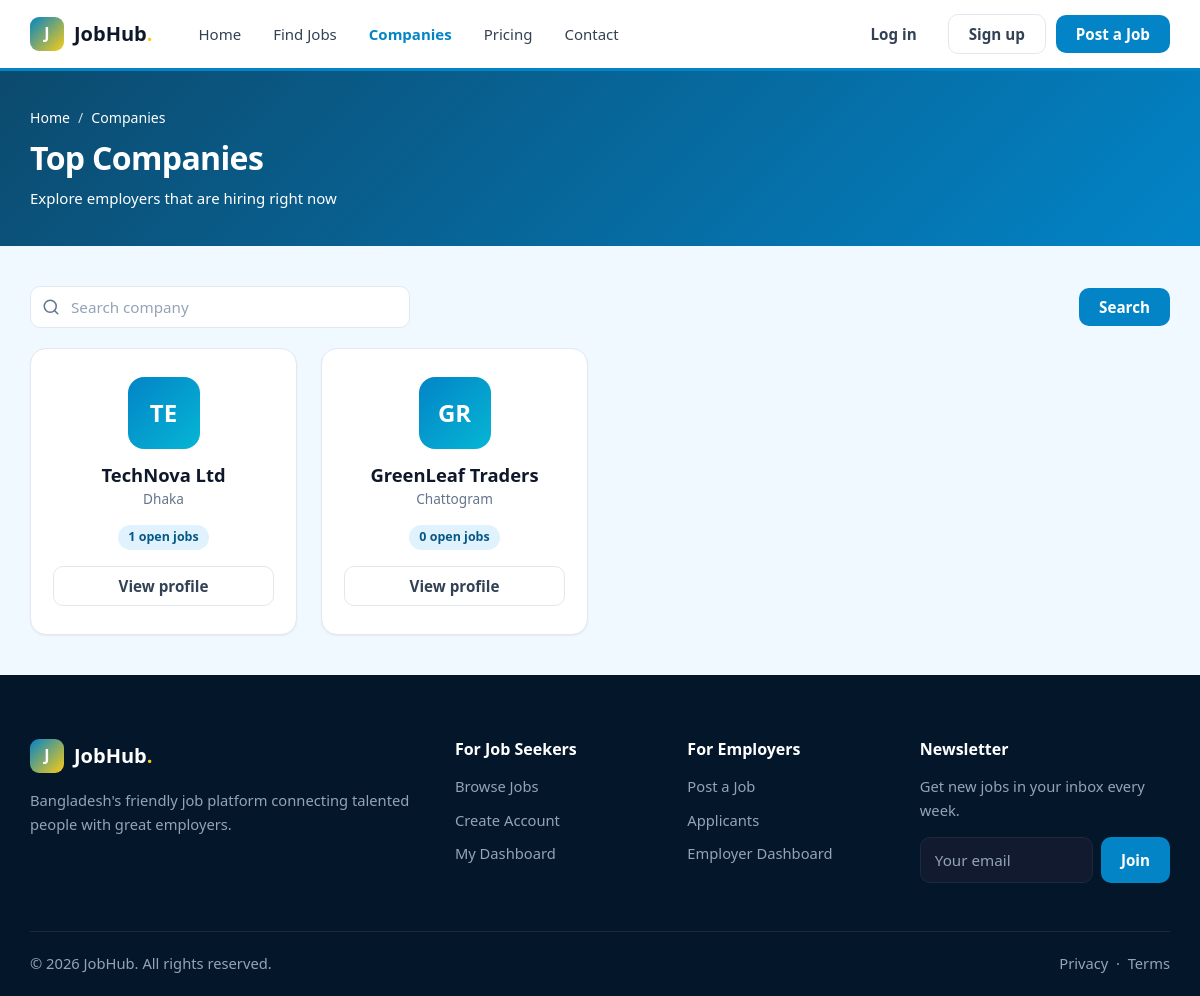
Page /companies.php on the earlier database version.
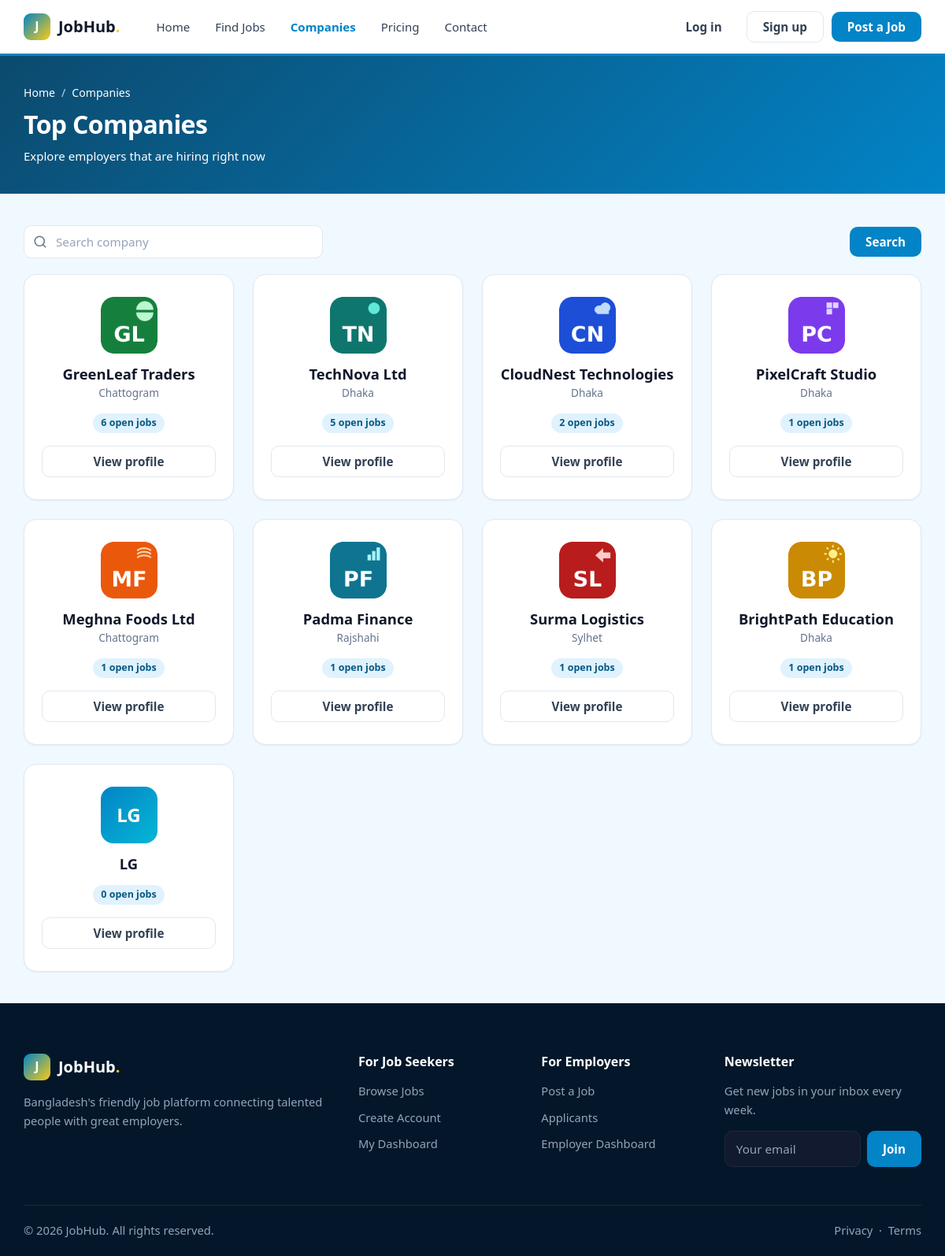
Same page on the later database version.
### tables this page shows
CREATE TABLE `companies` (
  `id` int UNSIGNED NOT NULL,
  `user_id` int UNSIGNED NOT NULL,
  `city_id` int UNSIGNED DEFAULT NULL,
  `name` varchar(150) NOT NULL,
  `logo` varchar(255) DEFAULT NULL,
  `website` varchar(255) DEFAULT NULL,
  `address` text,
  `description` text
);

CREATE TABLE `cities` (
  `id` int UNSIGNED NOT NULL,
  `name` varchar(100) NOT NULL,
  `division` varchar(50) NOT NULL
);

### companies.php (the view, shortened to what this page needs)
<?php
include('dbconfig.php');
$id = isset($_GET['id']) ? (int)$_GET['id'] : 0;
if ($id > 0) {
  $company = $conn->query("SELECT companies.*, cities.name AS city_name
                           FROM companies
                           LEFT JOIN cities ON cities.id = companies.city_id
                           WHERE companies.id = $id")->fetch_assoc();
  if (!$company) {
    header("Location: companies.php");
    exit;
  }
  $jobs = $conn->query("SELECT jobs.*, companies.name AS company_name, companies.logo,
                               cities.name AS city_name, categories.name AS category_name
                        FROM jobs
                        JOIN companies ON companies.id = jobs.company_id
                        LEFT JOIN cities ON cities.id = jobs.city_id
                        LEFT JOIN categories ON categories.id = jobs.category_id
                        WHERE jobs.company_id = $id AND jobs.status = 'approved' AND jobs.deadline >= CURDATE()
                        ORDER BY jobs.id DESC");
} else {
  $sql = "SELECT companies.*, cities.name AS city_name, COUNT(jobs.id) AS total_jobs
          FROM companies
          LEFT JOIN cities ON cities.id = companies.city_id
          LEFT JOIN jobs ON jobs.company_id = companies.id AND jobs.status = 'approved' AND jobs.deadline >= CURDATE()";
  $sql .= " GROUP BY companies.id ORDER BY total_jobs DESC";
  $companies = $conn->query($sql);
}
?>
<!DOCTYPE html>
<html lang="en">
<head>
  <link rel="stylesheet" href="assets/css/style.css?v=2">
</head>
<body>
<?php include('navber.php'); ?>
<main>
<?php if ($id > 0) { ?>
<section class="page-header">
  <div class="container">
    <ul class="breadcrumb"><li><a href="index.php">Home</a></li><li><a href="companies.php">Companies</a></li><li><?php echo $company['name']; ?></li></ul>
    <div class="job-hero mt-2">
      <?php if ($company['logo']) { ?><img class="company-logo lg" src="uploads/logos/<?php echo $company['logo']; ?>" alt="" style="object-fit:cover"><?php } else { ?><div class="company-logo lg" style="background:#2563eb"><?php echo strtoupper(substr($company['name'], 0, 2)); ?></div><?php } ?>
      <div class="job-hero-info">
        <h1><?php echo $company['name']; ?></h1>
        <div class="job-meta">
          <span><svg class="ic" viewBox="0 0 24 24" aria-hidden="true"><path d="M21 10c0 7-9 13-9 13s-9-6-9-13a9 9 0 0 1 18 0z"/><circle cx="12" cy="10" r="3"/></svg><?php echo $company['address'] ? $company['address'] : $company['city_name']; ?></span>
          <?php if ($company['website']) { ?>
            <span><a href="<?php echo $company['website']; ?>" target="_blank"><?php echo $company['website']; ?></a></span>
          <?php } ?>
        </div>
      </div>
    </div>
  </div>
</section>
<section class="section-sm">
  <div class="container">
    <div class="card mb-3"><div class="card-body">
      <h3>About</h3>
      <p class="mb-0"><?php echo nl2br($company['description']); ?></p>
    </div></div>
    <h2 class="mb-2">Open jobs (<?php echo $jobs->num_rows; ?>)</h2>
    <div class="grid grid-3">
      <?php
      if ($jobs->num_rows == 0) {
        echo '<p class="muted">No open jobs right now.</p>';
      }
      while ($row = $jobs->fetch_assoc()) {
        include('job-card.php');
      }
      ?>
    </div>
  </div>
</section>
<?php } else { ?>
<section class="page-header">
  <div class="container">
    <ul class="breadcrumb"><li><a href="index.php">Home</a></li><li>Companies</li></ul>
    <h1>Top Companies</h1><p class="muted mb-0 mt-1">Explore employers that are hiring right now</p>
  </div>
</section>
<section class="section-sm">
  <div class="container">
    <form class="listing-toolbar" action="companies.php" method="get">
      <div class="input-icon" style="flex:1;max-width:380px"><svg class="ic" viewBox="0 0 24 24" aria-hidden="true"><circle cx="11" cy="11" r="8"/><line x1="21" y1="21" x2="16.65" y2="16.65"/></svg><input class="form-control" style="width:100%" name="q" placeholder="Search company" value="<?php echo htmlspecialchars($_GET['q'] ?? ''); ?>"></div>
      <button class="btn btn-primary" type="submit">Search</button>
    </form>
    <div class="grid grid-4">
      <?php
      while ($co = $companies->fetch_assoc()) {
      ?>
        <div class="card company-card">
          <?php if ($co['logo']) { ?><img class="company-logo lg" src="uploads/logos/<?php echo $co['logo']; ?>" alt="" style="object-fit:cover"><?php } else { ?><div class="company-logo lg" style="background:#2563eb"><?php echo strtoupper(substr($co['name'], 0, 2)); ?></div><?php } ?>
          <h3><?php echo $co['name']; ?></h3>
          <p class="muted small"><?php echo $co['city_name']; ?></p>
          <span class="badge badge-primary"><?php echo $co['total_jobs']; ?> open jobs</span>
          <a href="companies.php?id=<?php echo $co['id']; ?>" class="btn btn-light btn-block mt-2">View profile</a>
        </div>
      <?php } ?>
    </div>
  </div>
</section>
<?php } ?>
</main>
<?php include('footer.php'); ?>

### navber.php (shortened to what this page needs)
<?php
$page = basename($_SERVER['PHP_SELF']);
?>
<header class="navbar">
  <div class="container">
    <a href="index.php" class="logo"><span class="logo-mark">J</span>JobHub<span class="dot">.</span></a>
    <ul class="nav-links">
      <li><a href="index.php" class="<?php if ($page == 'index.php') echo 'active'; ?>">Home</a></li>
      <li><a href="jobs.php" class="<?php if ($page == 'jobs.php' || $page == 'job-details.php') echo 'active'; ?>">Find Jobs</a></li>
      <li><a href="companies.php" class="<?php if ($page == 'companies.php') echo 'active'; ?>">Companies</a></li>
      <li><a href="packages.php" class="<?php if ($page == 'packages.php') echo 'active'; ?>">Pricing</a></li>
      <li><a href="contact.php" class="<?php if ($page == 'contact.php') echo 'active'; ?>">Contact</a></li>
    </ul>
    <div class="nav-actions">
      <?php if (isset($_SESSION['role'])) { ?>
        <a href="<?php echo $_SESSION['role']; ?>/dashboard.php" class="btn btn-light">My Dashboard</a>
        <a href="logout.php" class="btn btn-ghost">Logout</a>
      <?php } else { ?>
        <a href="login.php" class="btn btn-ghost">Log in</a>
        <a href="register.php" class="btn btn-light">Sign up</a>
      <?php } ?>
      <?php if (!isset($_SESSION['role']) || $_SESSION['role'] == 'employer') { ?>
        <a href="employer/post-job.php" class="btn btn-primary">Post a Job</a>
      <?php } ?>
    </div>
  </div>
</header>

### footer.php (shortened to what this page needs)
<footer class="footer">
  <div class="container">
    <div class="footer-grid">
      <div>
        <a href="index.php" class="logo"><span class="logo-mark">J</span>JobHub<span class="dot">.</span></a>
        <p class="mt-2">Bangladesh's friendly job platform connecting talented people with great employers.</p>
      </div>
      <div>
        <h4>For Job Seekers</h4>
        <ul>
          <li><a href="jobs.php">Browse Jobs</a></li>
          <li><a href="register.php">Create Account</a></li>
          <li><a href="seeker/dashboard.php">My Dashboard</a></li>
        </ul>
      </div>
      <div>
        <h4>For Employers</h4>
        <ul>
          <li><a href="employer/post-job.php">Post a Job</a></li>
          <li><a href="employer/applicants.php">Applicants</a></li>
          <li><a href="employer/dashboard.php">Employer Dashboard</a></li>
        </ul>
      </div>
      <div>
        <h4>Newsletter</h4>
        <p>Get new jobs in your inbox every week.</p>
        <form class="newsletter" action="#" method="post">
          <input type="email" class="form-control" placeholder="Your email" required>
          <button class="btn btn-primary" type="submit">Join</button>
        </form>
      </div>
    </div>
    <div class="footer-bottom">
      <span>&copy; 2026 JobHub. All rights reserved.</span>
      <span><a href="#">Privacy</a> &nbsp;·&nbsp; <a href="#">Terms</a></span>
    </div>
  </div>
</footer>
</body>
</html>

Differences in the rows shown:
changed companies "GreenLeaf Traders": logo: picture added; total_jobs "0" → "6"; logo empty → "greenleaf.png" (drawn); name "GR" → (not shown); moves up the list
changed companies "TechNova Ltd": logo: picture added; total_jobs "1" → "5"; logo empty → "technova.png" (drawn); name "TE" → (not shown)
added companies: logo (picture), name "CloudNest Technologies", city.name "Dhaka", total_jobs "2"
added companies: logo (picture), name "PixelCraft Studio", city.name "Dhaka", total_jobs "1"
added companies: logo (picture), name "Meghna Foods Ltd", city.name "Chattogram", total_jobs "1"
added companies: logo (picture), name "Padma Finance", city.name "Rajshahi", total_jobs "1"
added companies: logo (picture), name "Surma Logistics", city.name "Sylhet", total_jobs "1"
added companies: logo (picture), name "BrightPath Education", city.name "Dhaka", total_jobs "1"
added companies: name "LG", total_jobs "0"
